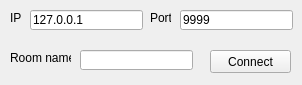
<?xml version="1.0" encoding="UTF-8"?>
<ui version="4.0">
 <class>ConnectToRoomClass</class>
 <widget class="QWidget" name="ConnectToRoomClass">
  <property name="geometry">
   <rect>
    <x>0</x>
    <y>0</y>
    <width>302</width>
    <height>85</height>
   </rect>
  </property>
  <property name="windowTitle">
   <string>Connect to room</string>
  </property>
  <widget class="QLabel" name="label">
   <property name="geometry">
    <rect>
     <x>10</x>
     <y>10</y>
     <width>16</width>
     <height>16</height>
    </rect>
   </property>
   <property name="text">
    <string>IP</string>
   </property>
  </widget>
  <widget class="QLineEdit" name="ipLineEdit">
   <property name="geometry">
    <rect>
     <x>30</x>
     <y>10</y>
     <width>113</width>
     <height>20</height>
    </rect>
   </property>
   <property name="text">
    <string>127.0.0.1</string>
   </property>
  </widget>
  <widget class="QLabel" name="label_2">
   <property name="geometry">
    <rect>
     <x>150</x>
     <y>10</y>
     <width>21</width>
     <height>16</height>
    </rect>
   </property>
   <property name="text">
    <string>Port</string>
   </property>
  </widget>
  <widget class="QLineEdit" name="portLineEdit">
   <property name="geometry">
    <rect>
     <x>180</x>
     <y>10</y>
     <width>113</width>
     <height>20</height>
    </rect>
   </property>
   <property name="text">
    <string>9999</string>
   </property>
  </widget>
  <widget class="QLabel" name="label_3">
   <property name="geometry">
    <rect>
     <x>10</x>
     <y>50</y>
     <width>61</width>
     <height>16</height>
    </rect>
   </property>
   <property name="text">
    <string>Room name</string>
   </property>
  </widget>
  <widget class="QLineEdit" name="roomNameLineEdit">
   <property name="geometry">
    <rect>
     <x>80</x>
     <y>50</y>
     <width>113</width>
     <height>20</height>
    </rect>
   </property>
  </widget>
  <widget class="QPushButton" name="connectToRoomPushButton">
   <property name="geometry">
    <rect>
     <x>210</x>
     <y>50</y>
     <width>81</width>
     <height>23</height>
    </rect>
   </property>
   <property name="text">
    <string>Connect</string>
   </property>
  </widget>
 </widget>
 <resources/>
 <connections/>
</ui>
